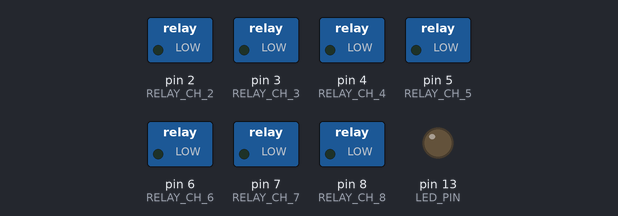
Recording of a sketch running on a simulated Arduino Uno, built with avr-gcc and run on an emulated ATmega328P. On the bench: switched loads named in the sketch (green lamp = pin HIGH), output pins drawn as LEDs (lit = HIGH). Pins used as bus, display or sensor lines are not drawn; what the sketch prints to the serial monitor is not drawn.

Above: at 0.47 s.
At 3.37 s:
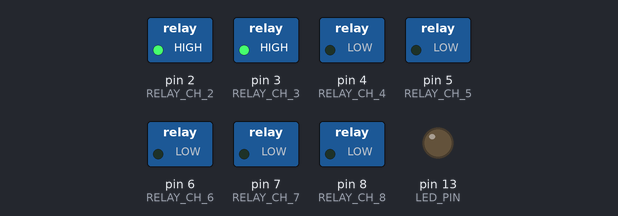
At 8.27 s:
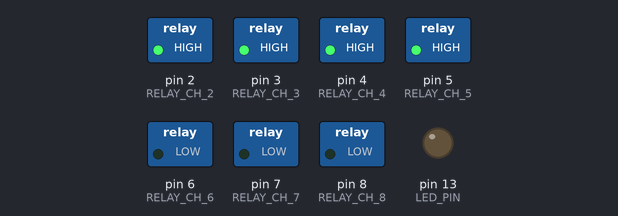
At 19.2 s:
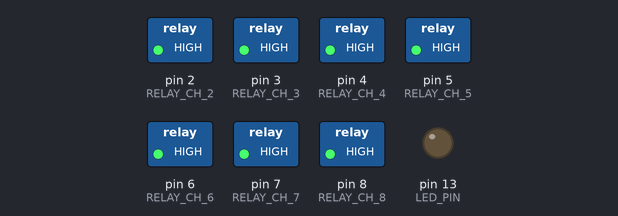
At 26.97 s:
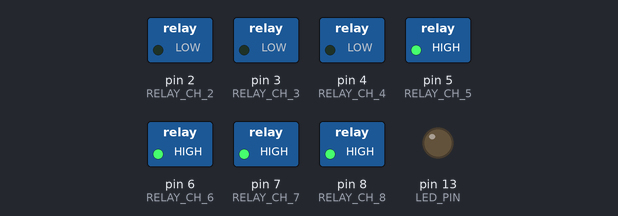
At 36.57 s:
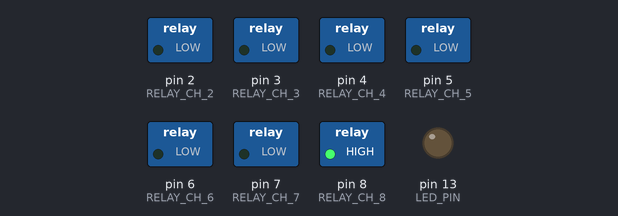
Timing chart, 0 to 40.0 s (numbered marks = the images above):
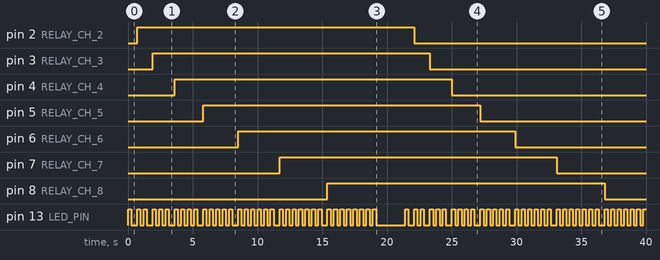

Measured:
- by itself, pin 2 (RELAY_CH_2): LOW → HIGH at 0.70 s, → LOW 21.4 s later
- by itself, pin 3 (RELAY_CH_3): LOW → HIGH at 1.9 s, → LOW 21.4 s later
- by itself, pin 4 (RELAY_CH_4): LOW → HIGH at 3.6 s, → LOW 21.4 s later
- by itself, pin 5 (RELAY_CH_5): LOW → HIGH at 5.8 s, → LOW 21.4 s later
- by itself, pin 6 (RELAY_CH_6): LOW → HIGH at 8.5 s, → LOW 21.4 s later
- by itself, pin 7 (RELAY_CH_7): LOW → HIGH at 11.7 s, → LOW 21.4 s later
- by itself, pin 8 (RELAY_CH_8): LOW → HIGH at 15.4 s, → LOW 21.4 s later
- by itself, pin 13 (LED_PIN): LOW → HIGH at 0.00 s, → LOW 0.25 s later, → HIGH 0.45 s later, → LOW 0.25 s later, … (141 changes in this stretch)

The sketch:

PneumaticTest.ino
```cpp
#include <time.h>
#include <string.h>
#include <SoftwareSerial.h>

#define RELAY_CH_1 1
#define RELAY_CH_2 2
#define RELAY_CH_3 3
#define RELAY_CH_4 4
#define RELAY_CH_5 5
#define RELAY_CH_6 6
#define RELAY_CH_7 7
#define RELAY_CH_8 8
#define LED_PIN    13

#define WRITE_MODE 0        // BOOL - 0, run in loop 1, listen

int count = 0;

void setup() {
  // put your setup code here, to run once:
  pinMode(RELAY_CH_1, OUTPUT);
  pinMode(RELAY_CH_2, OUTPUT);
  pinMode(RELAY_CH_3, OUTPUT);
  pinMode(RELAY_CH_4, OUTPUT);
  pinMode(RELAY_CH_5, OUTPUT);
  pinMode(RELAY_CH_6, OUTPUT);
  pinMode(RELAY_CH_7, OUTPUT);
  pinMode(RELAY_CH_8, OUTPUT);
  pinMode(LED_PIN, OUTPUT);

  digitalWrite(RELAY_CH_1, LOW);
  digitalWrite(RELAY_CH_2, LOW);
  digitalWrite(RELAY_CH_3, LOW);
  digitalWrite(RELAY_CH_4, LOW);
  digitalWrite(RELAY_CH_5, LOW);
  digitalWrite(RELAY_CH_6, LOW);
  digitalWrite(RELAY_CH_7, LOW);
  digitalWrite(RELAY_CH_8, LOW);
  digitalWrite(LED_PIN, LOW);

  Serial.begin(9600);
  while(!Serial) {
    delay(100);
  }
}

void flash(int flashItter) {
  for(int i = 0; i < flashItter; i++) {
    digitalWrite(LED_PIN, HIGH);
    delay(250);
    digitalWrite(LED_PIN, LOW);
    delay(250);
  }
}

void loop() {
  // put your main code here, to run repeatedly:
  Serial.println("Ready to start Pneumatics control.\nStarting Seqence\n");

  // TEST SEQUENCE

  while(WRITE_MODE == 0) {
    Serial.println("Iteration: " + String(count));
    count++;

    digitalWrite(RELAY_CH_1, HIGH);
    flash(1);
    delay(200);
    digitalWrite(RELAY_CH_2, HIGH);
    flash(2);
    delay(200);
    digitalWrite(RELAY_CH_3, HIGH);
    flash(3);
    delay(200);
    digitalWrite(RELAY_CH_4, HIGH);
    flash(4);
    delay(200);
    digitalWrite(RELAY_CH_5, HIGH);
    flash(5);
    delay(200);
    digitalWrite(RELAY_CH_6, HIGH);
    flash(6);
    delay(200);
    digitalWrite(RELAY_CH_7, HIGH);
    flash(7);
    delay(200);
    digitalWrite(RELAY_CH_8, HIGH);
    flash(8);
    delay(2000);

    digitalWrite(RELAY_CH_1, LOW);
    flash(1);
    delay(200);
    digitalWrite(RELAY_CH_2, LOW);
    flash(2);
    delay(200);
    digitalWrite(RELAY_CH_3, LOW);
    flash(3);
    delay(200);
    digitalWrite(RELAY_CH_4, LOW);
    flash(4);
    delay(200);
    digitalWrite(RELAY_CH_5, LOW);
    flash(5);
    delay(200);
    digitalWrite(RELAY_CH_6, LOW);
    flash(6);
    delay(200);
    digitalWrite(RELAY_CH_7, LOW);
    flash(7);
    delay(200);
    digitalWrite(RELAY_CH_8, LOW);
    flash(8);
    delay(2000);
  }

  // CONSOLE CONTROL
  if (Serial.available() > 0) {
     //inByte = Serial.read();
    Serial.println("Printing stuff: ");
  }


}
```
